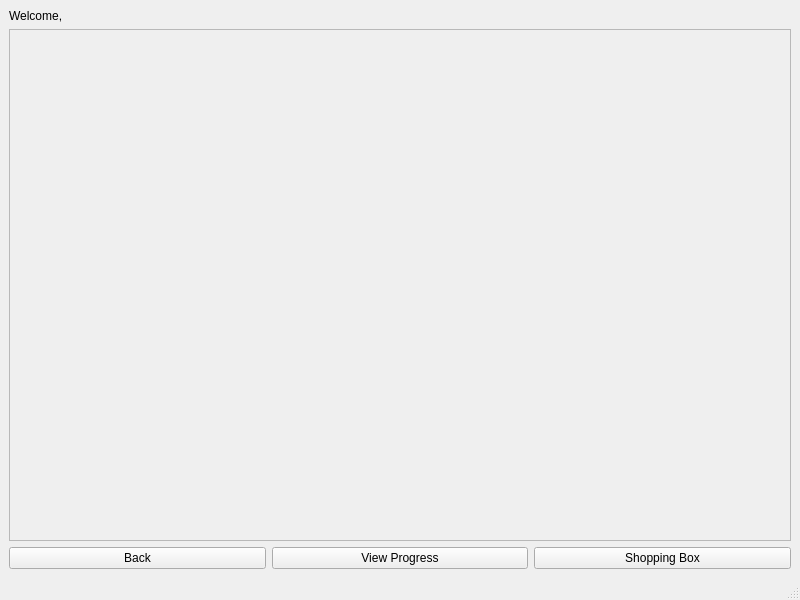
<?xml version="1.0" encoding="UTF-8"?>
<ui version="4.0">
 <class>CustomerMainWindow</class>
 <widget class="QMainWindow" name="CustomerMainWindow">
  <property name="geometry">
   <rect>
    <x>0</x>
    <y>0</y>
    <width>800</width>
    <height>600</height>
   </rect>
  </property>
  <property name="windowTitle">
   <string>MainWindow</string>
  </property>
  <widget class="QWidget" name="centralwidget">
   <layout class="QVBoxLayout" name="verticalLayout">
    <item>
     <widget class="QLabel" name="label">
      <property name="text">
       <string>Welcome,</string>
      </property>
     </widget>
    </item>
    <item>
     <widget class="QScrollArea" name="scrollArea">
      <property name="widgetResizable">
       <bool>true</bool>
      </property>
      <widget class="QWidget" name="DishLists">
       <property name="geometry">
        <rect>
         <x>0</x>
         <y>0</y>
         <width>776</width>
         <height>492</height>
        </rect>
       </property>
      </widget>
     </widget>
    </item>
    <item>
     <layout class="QHBoxLayout" name="horizontalLayout">
      <item>
       <widget class="QPushButton" name="BackButton">
        <property name="text">
         <string>Back</string>
        </property>
       </widget>
      </item>
      <item>
       <widget class="QPushButton" name="ProgressButton">
        <property name="text">
         <string>View Progress</string>
        </property>
       </widget>
      </item>
      <item>
       <widget class="QPushButton" name="ShoppingBoxButton">
        <property name="text">
         <string>Shopping Box</string>
        </property>
       </widget>
      </item>
     </layout>
    </item>
   </layout>
  </widget>
  <widget class="QStatusBar" name="statusbar"/>
 </widget>
 <resources/>
 <connections/>
</ui>
